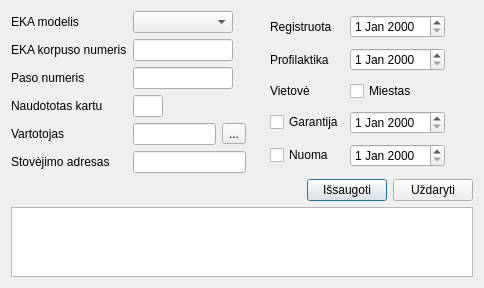
<?xml version="1.0" encoding="UTF-8"?>
<ui version="4.0">
 <class>NaujasEka</class>
 <widget class="QDialog" name="NaujasEka">
  <property name="geometry">
   <rect>
    <x>0</x>
    <y>0</y>
    <width>484</width>
    <height>281</height>
   </rect>
  </property>
  <property name="windowTitle">
   <string>Dialog</string>
  </property>
  <layout class="QGridLayout" name="gridLayout_3">
   <item row="0" column="0">
    <layout class="QGridLayout" name="gridLayout">
     <item row="0" column="0">
      <widget class="QLabel" name="label_model">
       <property name="text">
        <string>EKA modelis</string>
       </property>
      </widget>
     </item>
     <item row="0" column="1">
      <widget class="QComboBox" name="comboBox_model">
       <property name="maximumSize">
        <size>
         <width>100</width>
         <height>16777215</height>
        </size>
       </property>
      </widget>
     </item>
     <item row="1" column="0">
      <widget class="QLabel" name="label_ekanr">
       <property name="text">
        <string>EKA korpuso numeris</string>
       </property>
      </widget>
     </item>
     <item row="1" column="1">
      <widget class="QLineEdit" name="lineEdit_ekanr">
       <property name="maximumSize">
        <size>
         <width>100</width>
         <height>16777215</height>
        </size>
       </property>
      </widget>
     </item>
     <item row="2" column="0">
      <widget class="QLabel" name="label_cert">
       <property name="text">
        <string>Paso numeris</string>
       </property>
      </widget>
     </item>
     <item row="2" column="1">
      <widget class="QLineEdit" name="lineEdit_cert">
       <property name="maximumSize">
        <size>
         <width>100</width>
         <height>16777215</height>
        </size>
       </property>
      </widget>
     </item>
     <item row="3" column="0">
      <widget class="QLabel" name="label_number">
       <property name="text">
        <string>Naudototas kartu</string>
       </property>
      </widget>
     </item>
     <item row="3" column="1">
      <widget class="QLineEdit" name="lineEdit_number">
       <property name="maximumSize">
        <size>
         <width>30</width>
         <height>16777215</height>
        </size>
       </property>
       <property name="autoFillBackground">
        <bool>false</bool>
       </property>
      </widget>
     </item>
     <item row="4" column="0">
      <widget class="QLabel" name="label_user">
       <property name="text">
        <string>Vartotojas</string>
       </property>
      </widget>
     </item>
     <item row="4" column="1">
      <layout class="QHBoxLayout" name="horizontalLayout">
       <item>
        <widget class="QLineEdit" name="lineEdit_user"/>
       </item>
       <item>
        <widget class="QToolButton" name="toolButton">
         <property name="text">
          <string>...</string>
         </property>
        </widget>
       </item>
      </layout>
     </item>
     <item row="5" column="0">
      <widget class="QLabel" name="label_ekaplace">
       <property name="text">
        <string>Stovėjimo adresas</string>
       </property>
      </widget>
     </item>
     <item row="5" column="1">
      <widget class="QLineEdit" name="lineEdit_ekaplace"/>
     </item>
    </layout>
   </item>
   <item row="0" column="1">
    <layout class="QGridLayout" name="gridLayout_2">
     <item row="3" column="1">
      <widget class="QCheckBox" name="checkBox_gar">
       <property name="text">
        <string>Garantija</string>
       </property>
      </widget>
     </item>
     <item row="4" column="2">
      <widget class="QDateEdit" name="dateEdit_nuom"/>
     </item>
     <item row="2" column="2">
      <widget class="QCheckBox" name="checkBox_place">
       <property name="text">
        <string>Miestas</string>
       </property>
      </widget>
     </item>
     <item row="4" column="1">
      <widget class="QCheckBox" name="checkBox_nuom">
       <property name="text">
        <string>Nuoma</string>
       </property>
      </widget>
     </item>
     <item row="3" column="2">
      <widget class="QDateEdit" name="dateEdit_gar"/>
     </item>
     <item row="1" column="2">
      <widget class="QDateEdit" name="dateEdit_prof"/>
     </item>
     <item row="2" column="1">
      <widget class="QLabel" name="label_vietove">
       <property name="text">
        <string>Vietovė</string>
       </property>
      </widget>
     </item>
     <item row="0" column="1">
      <widget class="QLabel" name="label_registruota">
       <property name="text">
        <string>Registruota</string>
       </property>
      </widget>
     </item>
     <item row="1" column="1">
      <widget class="QLabel" name="label_profilaktika">
       <property name="text">
        <string>Profilaktika</string>
       </property>
      </widget>
     </item>
     <item row="0" column="2">
      <widget class="QDateEdit" name="dateEdit_reg"/>
     </item>
     <item row="1" column="0">
      <spacer name="horizontalSpacer">
       <property name="orientation">
        <enum>Qt::Horizontal</enum>
       </property>
       <property name="sizeHint" stdset="0">
        <size>
         <width>31</width>
         <height>17</height>
        </size>
       </property>
      </spacer>
     </item>
     <item row="2" column="3">
      <spacer name="horizontalSpacer_3">
       <property name="orientation">
        <enum>Qt::Horizontal</enum>
       </property>
       <property name="sizeHint" stdset="0">
        <size>
         <width>40</width>
         <height>20</height>
        </size>
       </property>
      </spacer>
     </item>
    </layout>
   </item>
   <item row="2" column="0" colspan="2">
    <widget class="QTableView" name="tableView"/>
   </item>
   <item row="1" column="0" colspan="2">
    <layout class="QHBoxLayout" name="horizontalLayout_2">
     <item>
      <spacer name="horizontalSpacer_2">
       <property name="orientation">
        <enum>Qt::Horizontal</enum>
       </property>
       <property name="sizeHint" stdset="0">
        <size>
         <width>40</width>
         <height>20</height>
        </size>
       </property>
      </spacer>
     </item>
     <item>
      <widget class="QPushButton" name="pushButton_save">
       <property name="text">
        <string>Išsaugoti</string>
       </property>
      </widget>
     </item>
     <item>
      <widget class="QPushButton" name="pushButton_close">
       <property name="text">
        <string>Uždaryti</string>
       </property>
      </widget>
     </item>
    </layout>
   </item>
  </layout>
  <zorder>tableView</zorder>
  <zorder></zorder>
  <zorder>lineEdit_user</zorder>
 </widget>
 <resources/>
 <connections>
  <connection>
   <sender>pushButton_close</sender>
   <signal>clicked()</signal>
   <receiver>NaujasEka</receiver>
   <slot>close()</slot>
   <hints>
    <hint type="sourcelabel">
     <x>679</x>
     <y>340</y>
    </hint>
    <hint type="destinationlabel">
     <x>761</x>
     <y>389</y>
    </hint>
   </hints>
  </connection>
 </connections>
</ui>
